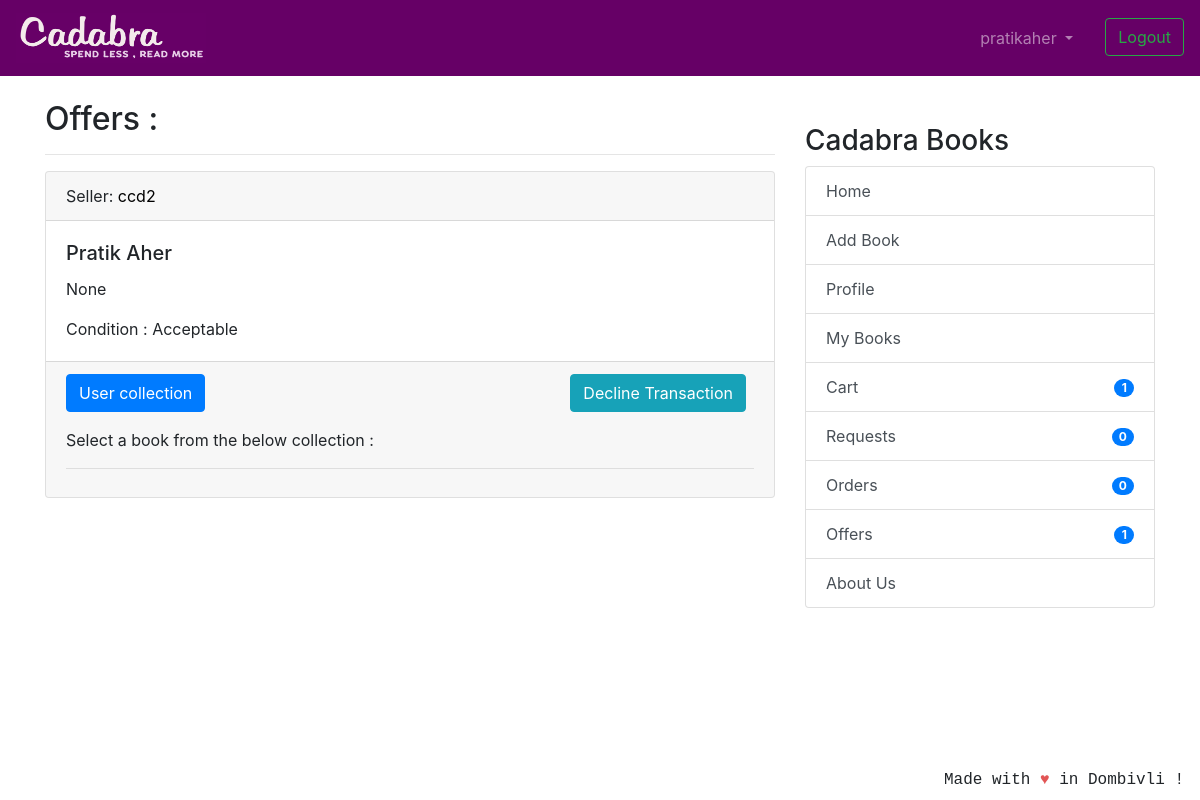
The page /transaction/offers/ (signed in) on the database its author committed.
### coreapp/models.py (models this page shows, shortened)
class Requests(models.Model):
    requester = models.ForeignKey(
        User, related_name='to_user', on_delete=models.CASCADE)
    offerrer = models.ForeignKey(
        User, related_name='from_user', on_delete=models.CASCADE)
    timestamp = models.DateTimeField(auto_now_add=True)
    requester_book = models.ForeignKey(
        Book, related_name='requester_book_from_user', on_delete=models.CASCADE)

class Book(models.Model):
    user = models.ForeignKey(User, on_delete=models.CASCADE, null=True)
    book_name = models.CharField(
        max_length=100, help_text="We only deal with original books with ISBN codes, pirated books will not be accepted.")
    author_name = models.CharField(max_length=100, blank=True, null=True)
    description = models.CharField(max_length=2000, blank=True, null=True)
    image = models.ImageField('Book Image', null=True,
                              blank=True, upload_to="book_images/")
    price = models.IntegerField(
        null=True, blank=True, help_text="We would be deducting 20 rupees from item price for delivery purposes.")
    sell_or_exchange = models.CharField(
        max_length=100, choices=BUY_OR_EXCHANGE, default='Exchange', help_text="By adding items to exchange you can make requests to other users for exchange.")
    condition = models.CharField(
        max_length=100, choices=CONITION_CHOICES, default='Acceptable')
    created_at = models.DateTimeField(auto_now_add=True)
    image_url = models.CharField(max_length=500,blank=True,null=True)
    class Meta:
        verbose_name = 'Book'
        verbose_name_plural = 'Books'

### transaction/views.py (the view)
# urls.py: path('offers/', views.OfferListView.as_view(), name='offers_view'),
class OfferListView(LoginRequiredMixin, generic.ListView):
    model = Requests
    template_name = 'transaction_offer.html'
    context_object_name = 'offers'
    def get_queryset(self):
        return Requests.objects.filter(offerrer=self.request.user).order_by('timestamp')
    def get_context_data(self, **kwargs):
        context = super().get_context_data(**kwargs)
        context['collection_all'] = UserCollection.objects.all()
        return context

### nofapapp/context_processors.py (called while the page is built)
def add_variable_to_context(request):
    if request.user.id:
        orderitems = Order.objects.get(owner=request.user.profile)
        return {
            'requestscount': Requests.objects.filter(requester=request.user).count(),
            'offercount' : Requests.objects.filter(offerrer=request.user).count(),
            'orderscount': Transaction.objects.filter(Q(offerrer=request.user) | Q(requester=request.user)).count()+FinalBuyOrder.objects.filter(user=request.user).count(),
            'cartitemscount': orderitems.items.count(),
            'addresscheck': get_object_or_404(ShippingAddress, profile=get_object_or_404(Profile, user=request.user)).address1,
            }
    else:
        return {}

### transaction/transaction/templatetags/user_books_tag.py (called while the page is built)
@register.filter
def user_books_for_user(collection_all, user_username):
    user_profile = get_object_or_404(Profile, user__username=user_username)
    collection_items = collection_all.get(
        owner=user_profile)
    return collection_items.books.filter(
        sell_or_exchange='Exchange')

### templates/transaction_offer.html (shortened to what this page needs)
{% extends 'base.html' %}
{% load user_books_tag %}
{% block content %}
<h2>Offers :</h2>
<hr />
{% if offers %}
{% for offer in offers %}
<div class="card text-left">
    <div class="card-header">
        Seller: <a style="color:black">{{ offer.requester }}</a>
    </div>
    <div class="card-body">
        <h5 class="card-title">{{ offer.requester_book.book_name }}</h5>
        <p class="card-text">{{ offer.requester_book.description }}</p>
        <p class="card-text">Condition : {{ offer.requester_book.condition }} </p>
    </div>
    <div class="card-footer text-mutxed">
        <a href="{% url 'transaction:offer-delete' offer.id %}" class="mr-2 btn btn-info float-right">Decline Transaction</a>
        <p>
            <a class="btn btn-primary" data-toggle="collapse" href="#offermodal{{ offer.id }}" role="button" aria-expanded="false"
                aria-controls="collapseExample">
                User collection
            </a>
        </p>
        Select a book from the below collection :
        <hr/>
    </div>
</div>
{% endfor %}
{% else %}
<h2 align="center">No Offers Found! Make a request !</h2>
{% endif %}
{% endblock %}

### templates/base.html (shortened to what this page needs)
{% load static %}
<!doctype html>
<html lang="en">
  <head>
    <link rel="stylesheet" href="https://stackpath.bootstrapcdn.com/bootstrap/4.2.1/css/bootstrap.min.css"
>
  </head>
  <body>
    <header class="site-header">
<nav class="navbar navbar-expand-lg navbar-dark" style="background-color: #660066;">
  <a class="navbar-brand" href="{% url 'coreapp:list_entries' %}">
      <img src="{% static 'img/cadabra.png' %}" alt="Logo" style="width:190px;height:50px" >
    </a>
  <div class="collapse navbar-collapse" id="navbarSupportedContent">
    <ul class="navbar-nav ml-auto">
      {% if user.is_authenticated %}
      <li class="nav-item dropdown">
        <a class="nav-link dropdown-toggle mr-3" href="#" id="navbarDropdown" role="button" data-toggle="dropdown"
          aria-haspopup="true" aria-expanded="false">
          {{ user.username }}
        </a>
      </li>
      <li><a class="btn btn-outline-success ml-2 my-2 my-sm-0" href="{% url 'logout'%}">Logout</a></li>
        {% else %}
      <li><a href="{% url 'login' %}" class="btn btn-outline-success">Login</a></li>
      <li><a href="{% url 'coreapp:signup' %}" class="btn btn-primary ml-2">Sign up</a></li>
      {% endif %}
    </ul>
  </div>
</nav>
  </header>
  <br/>
    <div class="container">
      <div class="row justify-content-center">
        <div class="col-8">
          {% block content %}
          {% endblock %}
        </div>
        {% if user.is_authenticated %}
                <div class="col-md-4">
                  <div class="content-section">
                    <br/>
                    <h3>Cadabra Books</h3>
                      <ul class="list-group">
                        <a class="list-group-item list-group-item-action" href="{% url 'coreapp:list_entries' %}" > Home </a>
                        <a class="list-group-item list-group-item-action" href="{% url 'coreapp:new_entry' %}" > Add Book</a>
                        <a class="list-group-item list-group-item-action" href="{% url 'coreapp:profile' %}" >Profile</a>
                        <a class="list-group-item list-group-item-action" href="{% url 'coreapp:userbooks' %}" >My Books</a>
                        <a class="list-group-item list-group-item-action" href="{% url 'cart:cart_items' %}" >Cart<span class="badge badge-primary badge-pill float-right mt-1">{{ cartitemscount }}</span> </a>
                        <a class="list-group-item list-group-item-action" href="{% url 'transaction:requests_view' %}" >Requests<span class="badge badge-primary badge-pill float-right mt-1">{{ requestscount }}</span></a>
                        <a class="list-group-item list-group-item-action" href="{% url 'transaction:orders_view' %}" >Orders <span class="badge badge-primary badge-pill float-right mt-1">{{ orderscount }}</span></a>
                        <a class="list-group-item list-group-item-action" href="{% url 'transaction:offers_view' %}" >Offers <span class="badge badge-primary badge-pill float-right mt-1">{{ offercount }}</span></a>
                        <a class="list-group-item list-group-item-action" href="{% url 'coreapp:aboutus' %}">About Us</a>
                      </ul>
                      <br/>
                  </div>
                </div>
                {% endif %}
      </div>
    </div>
<footer class="site-footer mr-3 mb-2" style="position:fixed;right:0;bottom:0;font-family: 'Courier';font-style: bold;">
  Made with <span style="color: #e25555;">&hearts;</span> in Dombivli !
</footer>
</body>
</html>

### rows shown on the page
Requests: requester "ccd2", requester_book.book_name "Pratik Aher", requester_book.description "None", requester_book.condition "Acceptable"

### other values the page prints
{{ user.username }} "pratikaher"
{{ cartitemscount }} "1"
{{ requestscount }} "0"
{{ orderscount }} "0"
{{ offercount }} "1"
